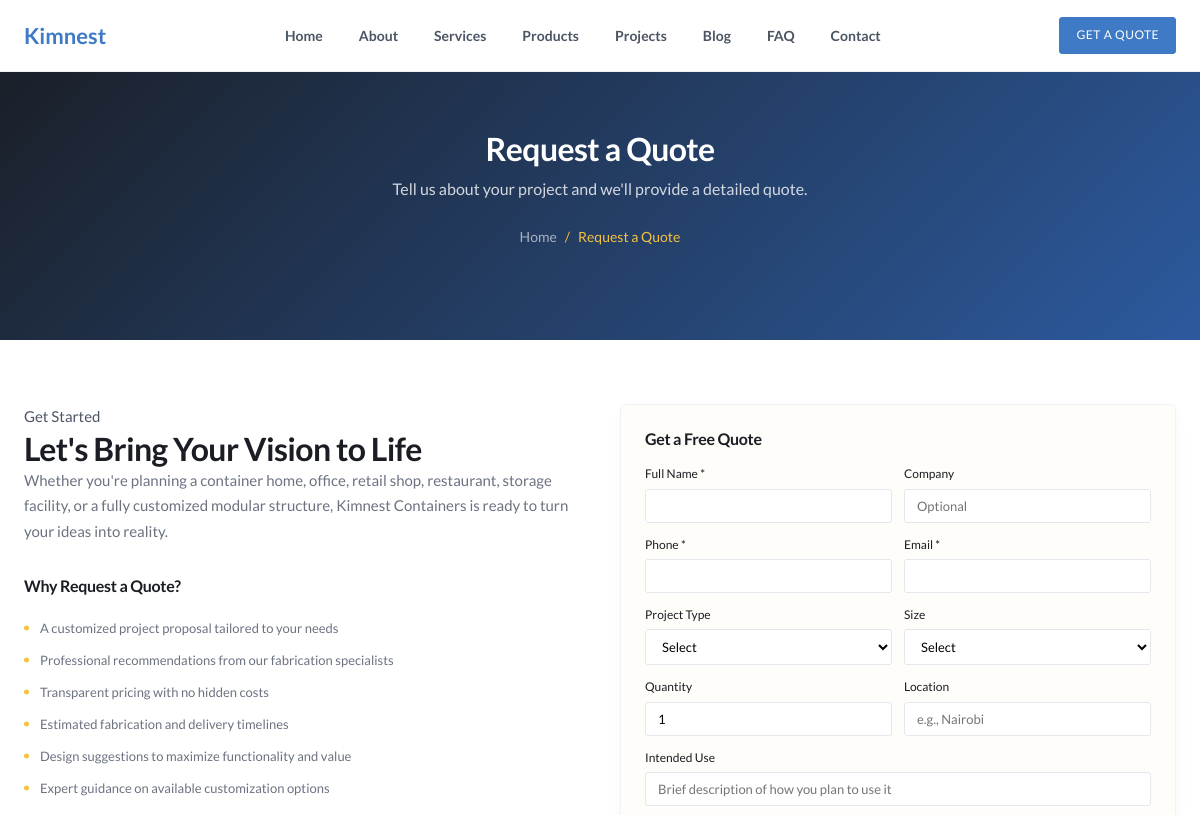
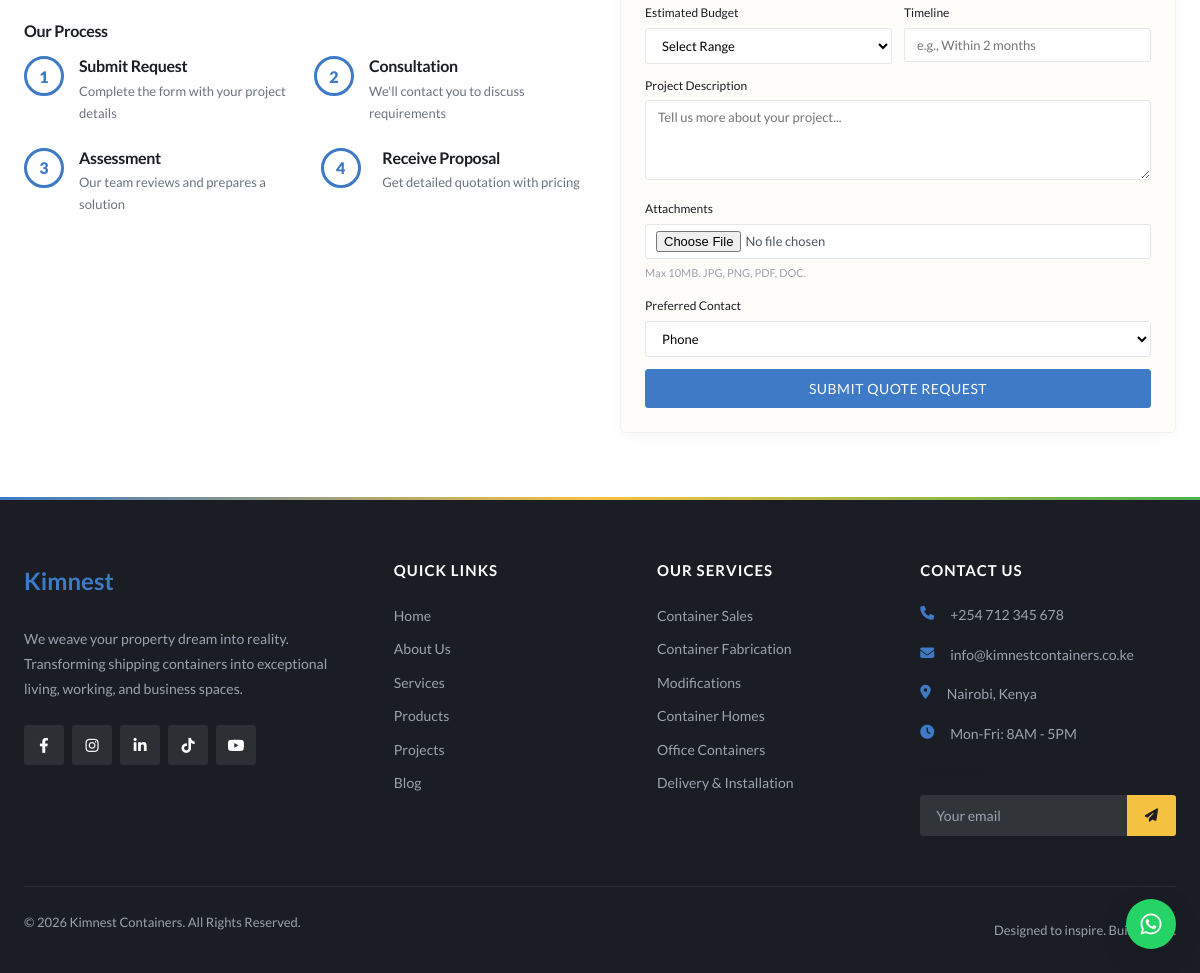
The app's page /pages/quote.php with its own data (2 pictures, top to bottom).
### tables this page shows
CREATE TABLE site_content (
    id INT AUTO_INCREMENT PRIMARY KEY,
    page_slug VARCHAR(50) NOT NULL,
    section_key VARCHAR(50) NOT NULL,
    content_key VARCHAR(100) NOT NULL,
    content_value LONGTEXT,
    content_type ENUM('text', 'textarea', 'html', 'image') DEFAULT 'text',
    is_visible TINYINT(1) DEFAULT 1,
    created_at TIMESTAMP DEFAULT CURRENT_TIMESTAMP,
    updated_at TIMESTAMP DEFAULT CURRENT_TIMESTAMP ON UPDATE CURRENT_TIMESTAMP,
    UNIQUE KEY unique_content (page_slug, section_key, content_key)
);

CREATE TABLE site_settings (
    id INT AUTO_INCREMENT PRIMARY KEY,
    setting_key VARCHAR(100) NOT NULL UNIQUE,
    setting_value TEXT,
    created_at TIMESTAMP DEFAULT CURRENT_TIMESTAMP,
    updated_at TIMESTAMP DEFAULT CURRENT_TIMESTAMP ON UPDATE CURRENT_TIMESTAMP
);

### includes/functions.php (called while the page is built, shortened)
<?php
require_once __DIR__ . '/db.php';
function getContent($page, $section, $key, $default = '') {
    global $pdo;
    $stmt = $pdo->prepare("SELECT content_value, content_type, is_visible FROM site_content WHERE page_slug = ? AND section_key = ? AND content_key = ?");
    $stmt->execute([$page, $section, $key]);
    $result = $stmt->fetch();
    $value = $result['content_value'];
    $type = $result['content_type'] ?? 'text';
    if ($type === 'textarea') {
        $value = strip_tags($value);
        $value = trim($value);
    }
    return $value;
}
function getSetting($key, $default = '') {
    global $pdo;
    $stmt = $pdo->prepare("SELECT setting_value FROM site_settings WHERE setting_key = ?");
    $stmt->execute([$key]);
    $result = $stmt->fetch();
    return $result ? $result['setting_value'] : $default;
}

### pages/quote.php (the view, shortened to what this page needs)
<?php
include __DIR__ . '/../includes/header.php';
$cart = $_SESSION['cart'] ?? [];
$cartItems = !empty($cart) ? $cart : [];
$prefillQty = isset($_GET['qty']) ? max(1, (int)$_GET['qty']) : 1;
$heroBg = getContent('quote', 'hero', 'bg_image', '');
$heroOverlay = getContent('quote', 'hero', 'overlay_color', '#1a2e4a');
$heroDesc = getContent('quote', 'hero', 'description', '');
?>
<section class="page-banner page-banner--tall" <?php if (!empty($heroBg)): ?>style="background-image: linear-gradient(<?= $heroOverlay ?>dd, <?= $heroOverlay ?>ee), url(<?= BASE_URL ?>/<?= htmlspecialchars($heroBg) ?>); background-size: cover; background-position: center;"<?php endif; ?>>
    <div class="container">
        <h1><?= htmlspecialchars(getContent('quote', 'hero', 'overline', 'Request a Quote')) ?></h1>
        <?php if (!empty($heroDesc)): ?>
            <p class="page-banner__desc"><?= htmlspecialchars($heroDesc) ?></p>
        <?php endif; ?>
        <div class="breadcrumb">
            <a href="<?= BASE_URL ?>/">Home</a> <span>/</span> <span>Request a Quote</span>
        </div>
    </div>
</section>
<section class="section">
    <div class="container">
        <?php if (isset($_GET['thank_you'])): ?>
            <div class="contact-grid" style="justify-content:center;">
                <div style="text-align:center;padding:var(--space-3xl) 0;max-width:500px;margin:0 auto;">
                    <div style="font-size:64px;color:var(--primary);margin-bottom:var(--space-lg);"><i class="fas fa-check-circle"></i></div>
                    <h2 style="margin-bottom:var(--space-md);">Thank You!</h2>
                    <p style="color:var(--gray-500);margin-bottom:var(--space-xl);line-height:1.7;">
                        Your quotation request has been received successfully. Our team will review your cart items and contact you within 24 hours with a detailed quote.
                    </p>
                    <a href="<?= BASE_URL ?>/products" class="btn btn-primary"><i class="fas fa-box"></i> Browse Products</a>
                    <a href="<?= BASE_URL ?>/" class="btn btn-outline" style="margin-left:8px;">Back to Home</a>
                </div>
            </div>
        <?php else: ?>
        <div class="quote-layout">
            <div class="quote-form-col">
                <div class="quote-form-card">
                    <h3 style="margin-bottom: var(--space-md); font-size: 16px;">Get a Free Quote</h3>
                    <form action="<?= BASE_URL ?>/api/quote_handler.php" method="POST" enctype="multipart/form-data" data-ajax class="form--compact">
                        <div class="form-row">
                            <div class="form-group">
                                <label>Full Name *</label>
                                <input type="text" name="full_name" required>
                            </div>
                            <div class="form-group">
                                <label>Company</label>
                                <input type="text" name="company_name" placeholder="Optional">
                            </div>
                        </div>
                        <div class="form-row">
                            <div class="form-group">
                                <label>Phone *</label>
                                <input type="tel" name="phone" required>
                            </div>
                            <div class="form-group">
                                <label>Email *</label>
                                <input type="email" name="email" required>
                            </div>
                        </div>
                        <div class="form-row">
                            <div class="form-group">
                                <label>Project Type</label>
                                <select name="project_type">
                                    <option value="">Select</option>
                                </select>
                            </div>
                            <div class="form-group">
                                <label>Size</label>
                                <select name="container_size">
                                    <option value="">Select</option>
                                </select>
                            </div>
                        </div>
                        <div class="form-row">
                            <div class="form-group">
                                <label>Quantity</label>
                                <input type="number" name="quantity" value="<?= !empty($cartItems) ? 1 : $prefillQty ?>" min="1" <?= !empty($cartItems) ? 'disabled' : '' ?>>
                            </div>
                            <div class="form-group">
                                <label>Location</label>
                                <input type="text" name="project_location" placeholder="e.g., Nairobi">
                            </div>
                        </div>
                        <div class="form-group">
                            <label>Intended Use</label>
                            <input type="text" name="intended_use" placeholder="Brief description of how you plan to use it">
                        </div>
                        <div class="form-row">
                            <div class="form-group">
                                <label>Estimated Budget</label>
                                <select name="budget">
                                    <option value="">Select Range</option>
                                </select>
                            </div>
                            <div class="form-group">
                                <label>Timeline</label>
                                <input type="text" name="completion_date" placeholder="e.g., Within 2 months">
                            </div>
                        </div>
                        <div class="form-group">
                            <label>Project Description</label>
                            <textarea name="description" placeholder="Tell us more about your project..." rows="3"><?php
                            ?></textarea>
                        </div>
                        <div class="form-group">
                            <label>Attachments</label>
                            <input type="file" name="attachment" accept=".jpg,.jpeg,.png,.gif,.pdf,.doc,.docx" style="padding:6px 10px;">
                            <small style="color: var(--gray-400); font-size: 11px;">Max 10MB. JPG, PNG, PDF, DOC.</small>
                        </div>
                        <div class="form-group">
                            <label>Preferred Contact</label>
                            <select name="contact_method">
                                <option value="phone">Phone</option>
                            </select>
                        </div>
                        <button type="submit" class="btn btn-primary" style="width: 100%; padding: 10px 16px; font-size: 14px;">Submit Quote Request</button>
                    </form>
                </div>
            </div>
            <div class="quote-info-col">
                <div class="overline">Get Started</div>
                <h2>Let's Bring Your Vision to Life</h2>
                <p style="color: var(--gray-500); margin-bottom: var(--space-lg);">Whether you're planning a container home, office, retail shop, restaurant, storage facility, or a fully customized modular structure, Kimnest Containers is ready to turn your ideas into reality.</p>
                <h4 style="margin: var(--space-xl) 0 var(--space-md);">Why Request a Quote?</h4>
                <ul class="service-list" style="margin-bottom: var(--space-xl);">
                    <li>A customized project proposal tailored to your needs</li>
                    <li>Professional recommendations from our fabrication specialists</li>
                    <li>Transparent pricing with no hidden costs</li>
                    <li>Estimated fabrication and delivery timelines</li>
                    <li>Design suggestions to maximize functionality and value</li>
                    <li>Expert guidance on available customization options</li>
                </ul>
                <h4 style="margin: var(--space-xl) 0 var(--space-md);">Our Process</h4>
                <div style="display: grid; grid-template-columns: 1fr 1fr; gap: var(--space-lg);">
                    <div style="display: flex; gap: 15px; align-items: flex-start;">
                        <div class="step-number" style="width: 40px; height: 40px; min-width: 40px; font-size: 16px;">1</div>
                        <div>
                            <h4 style="margin-bottom: var(--space-xs);">Submit Request</h4>
                            <p style="font-size: 13px; color: var(--gray-500);">Complete the form with your project details</p>
                        </div>
                    </div>
                    <div style="display: flex; gap: 15px; align-items: flex-start;">
                        <div class="step-number" style="width: 40px; height: 40px; min-width: 40px; font-size: 16px;">2</div>
                        <div>
                            <h4 style="margin-bottom: var(--space-xs);">Consultation</h4>
                            <p style="font-size: 13px; color: var(--gray-500);">We'll contact you to discuss requirements</p>
                        </div>
                    </div>
                    <div style="display: flex; gap: 15px; align-items: flex-start;">
                        <div class="step-number" style="width: 40px; height: 40px; min-width: 40px; font-size: 16px;">3</div>
                        <div>
                            <h4 style="margin-bottom: var(--space-xs);">Assessment</h4>
                            <p style="font-size: 13px; color: var(--gray-500);">Our team reviews and prepares a solution</p>
                        </div>
                    </div>
                    <div style="display: flex; gap: 15px; align-items: flex-start;">
                        <div class="step-number" style="width: 40px; height: 40px; min-width: 40px; font-size: 16px;">4</div>
                        <div>
                            <h4 style="margin-bottom: var(--space-xs);">Receive Proposal</h4>
                            <p style="font-size: 13px; color: var(--gray-500);">Get detailed quotation with pricing</p>
                        </div>
                    </div>
                </div>
            </div>
        </div>
        <?php endif; ?>
    </div>
</section>
<?php include __DIR__ . '/../includes/footer.php'; ?>

### includes/footer.php (shortened to what this page needs)
    </main>
    <footer class="footer">
        <div class="container">
            <div class="footer-grid">
                <div class="footer-col">
                    <a href="<?= BASE_URL ?>/" class="footer-logo">
                        <span class="logo-text">Kim<span>nest</span></span>
                    </a>
                    <p><?= htmlspecialchars(getSetting('site_tagline', 'We weave your property dream into reality. Transforming shipping containers into exceptional living, working, and business spaces.')) ?></p>
                    <div class="social-links">
                        <a href="<?= getSetting('facebook_url', '#') ?>" target="_blank"><i class="fab fa-facebook-f"></i></a>
                        <a href="<?= getSetting('instagram_url', '#') ?>" target="_blank"><i class="fab fa-instagram"></i></a>
                        <a href="<?= getSetting('linkedin_url', '#') ?>" target="_blank"><i class="fab fa-linkedin-in"></i></a>
                        <a href="<?= getSetting('tiktok_url', '#') ?>" target="_blank"><i class="fab fa-tiktok"></i></a>
                        <a href="<?= getSetting('youtube_url', '#') ?>" target="_blank"><i class="fab fa-youtube"></i></a>
                    </div>
                </div>
                <div class="footer-col">
                    <h3>Quick Links</h3>
                    <ul class="footer-links">
                        <li><a href="<?= BASE_URL ?>/">Home</a></li>
                        <li><a href="<?= BASE_URL ?>/about">About Us</a></li>
                        <li><a href="<?= BASE_URL ?>/services">Services</a></li>
                        <li><a href="<?= BASE_URL ?>/products">Products</a></li>
                        <li><a href="<?= BASE_URL ?>/projects">Projects</a></li>
                        <li><a href="<?= BASE_URL ?>/blog">Blog</a></li>
                    </ul>
                </div>
                <div class="footer-col">
                    <h3>Our Services</h3>
                    <ul class="footer-links">
                        <li><a href="<?= BASE_URL ?>/services#sales">Container Sales</a></li>
                        <li><a href="<?= BASE_URL ?>/services#fabrication">Container Fabrication</a></li>
                        <li><a href="<?= BASE_URL ?>/services#modifications">Modifications</a></li>
                        <li><a href="<?= BASE_URL ?>/services#homes">Container Homes</a></li>
                        <li><a href="<?= BASE_URL ?>/services#offices">Office Containers</a></li>
                        <li><a href="<?= BASE_URL ?>/services#delivery">Delivery & Installation</a></li>
                    </ul>
                </div>
                <div class="footer-col">
                    <h3>Contact Us</h3>
                    <ul class="footer-contact">
                        <li><i class="fas fa-phone"></i> <?= getSetting('site_phone', SITE_PHONE) ?></li>
                        <li><i class="fas fa-envelope"></i> <?= getSetting('site_email', SITE_EMAIL) ?></li>
                        <li><i class="fas fa-map-marker-alt"></i> <?= getSetting('site_address', 'Nairobi, Kenya') ?></li>
                        <li><i class="fas fa-clock"></i> Mon-Fri: 8AM - 5PM</li>
                    </ul>
                    <div class="newsletter">
                        <h4>Newsletter</h4>
                        <form class="newsletter-form" id="newsletterForm" action="<?= BASE_URL ?>/api/newsletter.php">
                            <input type="email" name="email" placeholder="Your email" required>
                            <button type="submit"><i class="fas fa-paper-plane"></i></button>
                        </form>
                    </div>
                </div>
            </div>
            <div class="footer-bottom">
                <p>&copy; <?= date('Y') ?> <?= SITE_NAME ?>. All Rights Reserved.</p>
                <p>Designed to inspire. Built to last.</p>
            </div>
        </div>
    </footer>
    <a href="https://wa.me/<?= getSetting('site_whatsapp', SITE_WHATSAPP) ?>" class="whatsapp-float" target="_blank">
        <i class="fab fa-whatsapp"></i>
    </a>
</body>
</html>

### records on screen
site_content: content_value "Request a Quote"
site_content: content_value "Tell us about your project and we'll provide a detailed quote."
site_settings: setting_value "We weave your property dream into reality. Transforming shipping containers into exceptional living, working, and business spaces."
site_settings: setting_value "+254 712 345 678"
site_settings: setting_value "info@kimnestcontainers.co.ke"
site_settings: setting_value "Nairobi, Kenya"

### other values on screen
SITE_NAME "Kimnest Containers"
